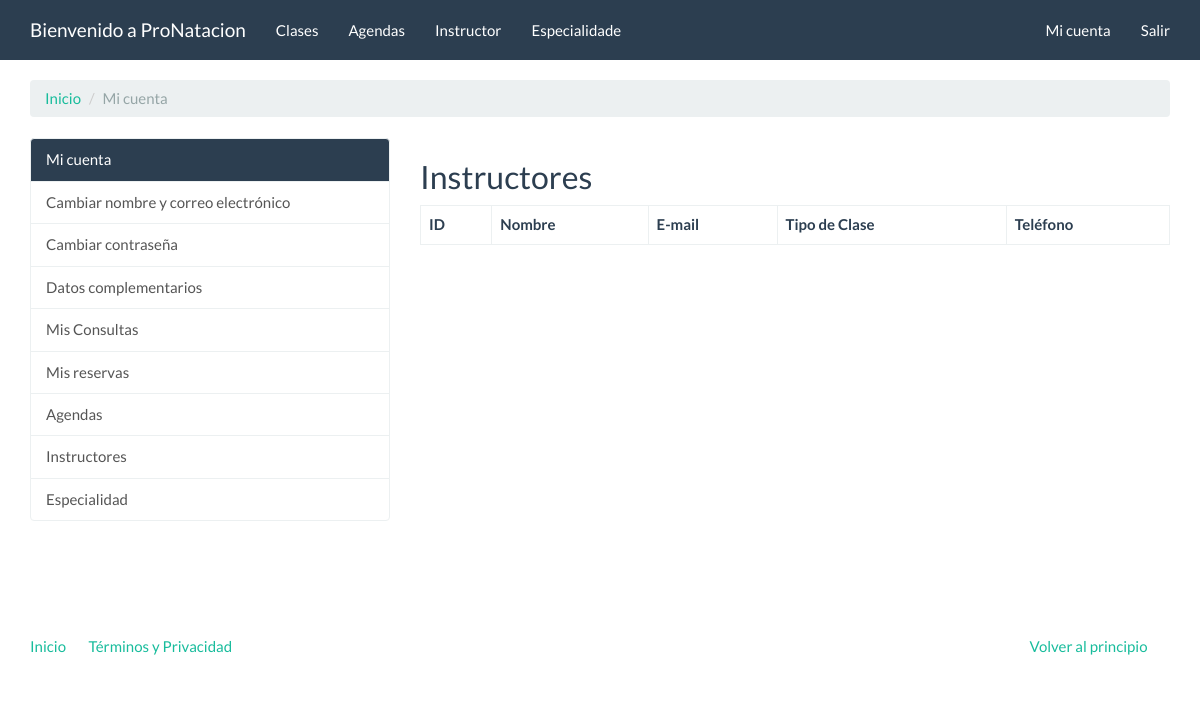
Before: /instructores/admin/lista/instructores/ (signed in) with the older database file.
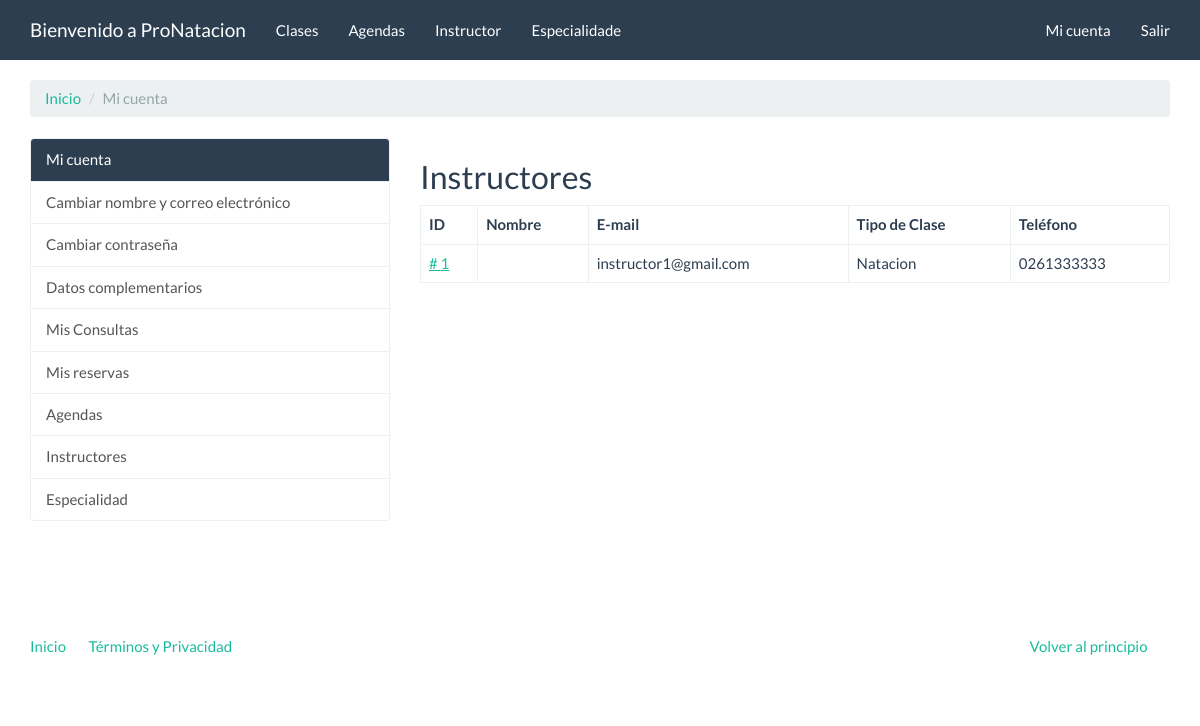
After: the same page with the newer database file.
### instructores/models.py (models this page shows, shortened)
class Instructor(models.Model):
    nombre = models.CharField(verbose_name="Nombre", max_length=200)
    email = models.EmailField(verbose_name="Correo electrónico")
    phone_regex = RegexValidator(
        regex=r'^\+?1?\d{9,15}$',
        message="El número debe estar en este formato: \
                '+99 99 9999-0000'.")
    telefono = models.CharField(verbose_name="Telefono",
                                validators=[phone_regex],
                                max_length=17, null=True, blank=True)
    especialidade = ForeignKey(Especialidade,
                              on_delete=models.CASCADE,
                              related_name='instructores')

class Especialidade(models.Model):
    nombre = models.CharField(verbose_name="Nome", max_length=200)
    def __str__(self):
        return f'{self.nombre}'

### instructores/views.py (the view)
class InstructorListaView(LoginRequiredMixin, TestMixinIsAdmin, ListView):
    login_url = 'cuentas:login'
    template_name = 'instructores/instructores_list.html'
    def get_queryset(self):
        return Instructor.objects.all().order_by('-pk')

### instructores/views.py (called while the page is built)
    def test_func(self):
        is_admin_or_is_staff = self.request.user.is_superuser or \
            self.request.user.is_staff
        return bool(is_admin_or_is_staff)

### templates/instructores/instructor_list.html (shortened to what this page needs)
{% extends "cuentas/index.html" %}
{% block cuentas_container %}
    <h2>Instructores</h2>
    <table class="table table-bordered">
        <thead>
            <tr>
                <th>ID</th>
                <th>Nombre</th>
                <th>E-mail</th>
                <th>Tipo de Clase</th>
                <th>Teléfono</th>
            </tr>
        </thead>
        <tbody>
            {% for instructor in object_list %}
                <tr>
                    <td>
                        <a href=""># {{ instructor.pk }}</a>
                    </td>
                    <td>
                    </td>
                    <td>
                        {{ instructor.email }}
                    </td>
                    <td>
                        {{ instructor.especialidade }}
                    </td>
                    <td>
                        {{ instructor.telefono }}
                    </td>
                </tr>
            {% endfor %}
        </tbody>
    </table>
{% endblock %}

Changed rows visible on the page:
added Instructor: pk "1", email "instructor1@gmail.com", especialidade "Natacion", telefono "0261333333"
